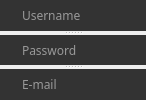
                  <widget class="QSplitter" name="splitter_4">
                   <property name="orientation">
                    <enum>Qt::Vertical</enum>
                   </property>
                   <widget class="QLineEdit" name="uBox_2">
                    <property name="palette">
                     <palette>
                      <active>
                       <colorrole role="WindowText">
                        <brush brushstyle="SolidPattern">
                         <color alpha="255">
                          <red>254</red>
                          <green>254</green>
                          <blue>254</blue>
                         </color>
                        </brush>
                       </colorrole>
                       <colorrole role="Button">
                        <brush brushstyle="SolidPattern">
                         <color alpha="255">
                          <red>51</red>
                          <green>51</green>
                          <blue>51</blue>
                         </color>
                        </brush>
                       </colorrole>
                       <colorrole role="Text">
                        <brush brushstyle="SolidPattern">
                         <color alpha="255">
                          <red>254</red>
                          <green>254</green>
                          <blue>254</blue>
                         </color>
                        </brush>
                       </colorrole>
                       <colorrole role="ButtonText">
                        <brush brushstyle="SolidPattern">
                         <color alpha="255">
                          <red>254</red>
                          <green>254</green>
                          <blue>254</blue>
                         </color>
                        </brush>
                       </colorrole>
                       <colorrole role="Base">
                        <brush brushstyle="SolidPattern">
                         <color alpha="255">
                          <red>51</red>
                          <green>51</green>
                          <blue>51</blue>
                         </color>
                        </brush>
                       </colorrole>
                       <colorrole role="Window">
                        <brush brushstyle="SolidPattern">
                         <color alpha="255">
                          <red>51</red>
                          <green>51</green>
                          <blue>51</blue>
                         </color>
                        </brush>
                       </colorrole>
                       <colorrole role="PlaceholderText">
                        <brush brushstyle="NoBrush">
                         <color alpha="128">
                          <red>254</red>
                          <green>254</green>
                          <blue>254</blue>
                         </color>
                        </brush>
                       </colorrole>
                      </active>
                      <inactive>
                       <colorrole role="WindowText">
                        <brush brushstyle="SolidPattern">
                         <color alpha="255">
                          <red>254</red>
                          <green>254</green>
                          <blue>254</blue>
                         </color>
                        </brush>
                       </colorrole>
                       <colorrole role="Button">
                        <brush brushstyle="SolidPattern">
                         <color alpha="255">
                          <red>51</red>
                          <green>51</green>
                          <blue>51</blue>
                         </color>
                        </brush>
                       </colorrole>
                       <colorrole role="Text">
                        <brush brushstyle="SolidPattern">
                         <color alpha="255">
                          <red>254</red>
                          <green>254</green>
                          <blue>254</blue>
                         </color>
                        </brush>
                       </colorrole>
                       <colorrole role="ButtonText">
                        <brush brushstyle="SolidPattern">
                         <color alpha="255">
                          <red>254</red>
                          <green>254</green>
                          <blue>254</blue>
                         </color>
                        </brush>
                       </colorrole>
                       <colorrole role="Base">
                        <brush brushstyle="SolidPattern">
                         <color alpha="255">
                          <red>51</red>
                          <green>51</green>
                          <blue>51</blue>
                         </color>
                        </brush>
                       </colorrole>
                       <colorrole role="Window">
                        <brush brushstyle="SolidPattern">
                         <color alpha="255">
                          <red>51</red>
                          <green>51</green>
                          <blue>51</blue>
                         </color>
                        </brush>
                       </colorrole>
                       <colorrole role="PlaceholderText">
                        <brush brushstyle="NoBrush">
                         <color alpha="128">
                          <red>254</red>
                          <green>254</green>
                          <blue>254</blue>
                         </color>
                        </brush>
                       </colorrole>
                      </inactive>
                      <disabled>
                       <colorrole role="WindowText">
                        <brush brushstyle="SolidPattern">
                         <color alpha="255">
                          <red>254</red>
                          <green>254</green>
                          <blue>254</blue>
                         </color>
                        </brush>
                       </colorrole>
                       <colorrole role="Button">
                        <brush brushstyle="SolidPattern">
                         <color alpha="255">
                          <red>51</red>
                          <green>51</green>
                          <blue>51</blue>
                         </color>
                        </brush>
                       </colorrole>
                       <colorrole role="Text">
                        <brush brushstyle="SolidPattern">
                         <color alpha="255">
                          <red>254</red>
                          <green>254</green>
                          <blue>254</blue>
                         </color>
                        </brush>
                       </colorrole>
                       <colorrole role="ButtonText">
                        <brush brushstyle="SolidPattern">
                         <color alpha="255">
                          <red>254</red>
                          <green>254</green>
                          <blue>254</blue>
                         </color>
                        </brush>
                       </colorrole>
                       <colorrole role="Base">
                        <brush brushstyle="SolidPattern">
                         <color alpha="255">
                          <red>51</red>
                          <green>51</green>
                          <blue>51</blue>
                         </color>
                        </brush>
                       </colorrole>
                       <colorrole role="Window">
                        <brush brushstyle="SolidPattern">
                         <color alpha="255">
                          <red>51</red>
                          <green>51</green>
                          <blue>51</blue>
                         </color>
                        </brush>
                       </colorrole>
                       <colorrole role="PlaceholderText">
                        <brush brushstyle="NoBrush">
                         <color alpha="128">
                          <red>254</red>
                          <green>254</green>
                          <blue>254</blue>
                         </color>
                        </brush>
                       </colorrole>
                      </disabled>
                     </palette>
                    </property>
                    <property name="font">
                     <font>
                      <family>Quicksand SemiBold</family>
                      <kerning>true</kerning>
                     </font>
                    </property>
                    <property name="layoutDirection">
                     <enum>Qt::LeftToRight</enum>
                    </property>
                    <property name="styleSheet">
                     <string notr="true">padding-left: 20px;
padding-right: 20px;
border-radius: 20px;
background: #333;
color: #fefefe;</string>
                    </property>
                    <property name="text">
                     <string/>
                    </property>
                    <property name="frame">
                     <bool>false</bool>
                    </property>
                    <property name="cursorPosition">
                     <number>0</number>
                    </property>
                    <property name="placeholderText">
                     <string>Username</string>
                    </property>
                   </widget>
                   <widget class="QLineEdit" name="pBox_2">
                    <property name="palette">
                     <palette>
                      <active>
                       <colorrole role="WindowText">
                        <brush brushstyle="SolidPattern">
                         <color alpha="255">
                          <red>254</red>
                          <green>254</green>
                          <blue>254</blue>
                         </color>
                        </brush>
                       </colorrole>
                       <colorrole role="Button">
                        <brush brushstyle="SolidPattern">
                         <color alpha="255">
                          <red>51</red>
                          <green>51</green>
                          <blue>51</blue>
                         </color>
                        </brush>
                       </colorrole>
                       <colorrole role="Text">
                        <brush brushstyle="SolidPattern">
                         <color alpha="255">
                          <red>254</red>
                          <green>254</green>
                          <blue>254</blue>
                         </color>
                        </brush>
                       </colorrole>
                       <colorrole role="ButtonText">
                        <brush brushstyle="SolidPattern">
                         <color alpha="255">
                          <red>254</red>
                          <green>254</green>
                          <blue>254</blue>
                         </color>
                        </brush>
                       </colorrole>
                       <colorrole role="Base">
                        <brush brushstyle="SolidPattern">
                         <color alpha="255">
                          <red>51</red>
                          <green>51</green>
                          <blue>51</blue>
                         </color>
                        </brush>
                       </colorrole>
                       <colorrole role="Window">
                        <brush brushstyle="SolidPattern">
                         <color alpha="255">
                          <red>51</red>
                          <green>51</green>
                          <blue>51</blue>
                         </color>
                        </brush>
                       </colorrole>
                       <colorrole role="PlaceholderText">
                        <brush brushstyle="NoBrush">
                         <color alpha="128">
                          <red>254</red>
                          <green>254</green>
                          <blue>254</blue>
                         </color>
                        </brush>
                       </colorrole>
                      </active>
                      <inactive>
                       <colorrole role="WindowText">
                        <brush brushstyle="SolidPattern">
                         <color alpha="255">
                          <red>254</red>
                          <green>254</green>
                          <blue>254</blue>
                         </color>
                        </brush>
                       </colorrole>
                       <colorrole role="Button">
                        <brush brushstyle="SolidPattern">
                         <color alpha="255">
                          <red>51</red>
                          <green>51</green>
                          <blue>51</blue>
                         </color>
                        </brush>
                       </colorrole>
                       <colorrole role="Text">
                        <brush brushstyle="SolidPattern">
                         <color alpha="255">
                          <red>254</red>
                          <green>254</green>
                          <blue>254</blue>
                         </color>
                        </brush>
                       </colorrole>
                       <colorrole role="ButtonText">
                        <brush brushstyle="SolidPattern">
                         <color alpha="255">
                          <red>254</red>
                          <green>254</green>
                          <blue>254</blue>
                         </color>
                        </brush>
                       </colorrole>
                       <colorrole role="Base">
                        <brush brushstyle="SolidPattern">
                         <color alpha="255">
                          <red>51</red>
                          <green>51</green>
                          <blue>51</blue>
                         </color>
                        </brush>
                       </colorrole>
                       <colorrole role="Window">
                        <brush brushstyle="SolidPattern">
                         <color alpha="255">
                          <red>51</red>
                          <green>51</green>
                          <blue>51</blue>
                         </color>
                        </brush>
                       </colorrole>
                       <colorrole role="PlaceholderText">
                        <brush brushstyle="NoBrush">
                         <color alpha="128">
                          <red>254</red>
                          <green>254</green>
                          <blue>254</blue>
                         </color>
                        </brush>
                       </colorrole>
                      </inactive>
                      <disabled>
                       <colorrole role="WindowText">
                        <brush brushstyle="SolidPattern">
                         <color alpha="255">
                          <red>254</red>
                          <green>254</green>
                          <blue>254</blue>
                         </color>
                        </brush>
                       </colorrole>
                       <colorrole role="Button">
                        <brush brushstyle="SolidPattern">
                         <color alpha="255">
                          <red>51</red>
                          <green>51</green>
                          <blue>51</blue>
                         </color>
                        </brush>
                       </colorrole>
                       <colorrole role="Text">
                        <brush brushstyle="SolidPattern">
                         <color alpha="255">
                          <red>254</red>
                          <green>254</green>
                          <blue>254</blue>
                         </color>
                        </brush>
                       </colorrole>
                       <colorrole role="ButtonText">
                        <brush brushstyle="SolidPattern">
                         <color alpha="255">
                          <red>254</red>
                          <green>254</green>
                          <blue>254</blue>
                         </color>
                        </brush>
                       </colorrole>
                       <colorrole role="Base">
                        <brush brushstyle="SolidPattern">
                         <color alpha="255">
                          <red>51</red>
                          <green>51</green>
                          <blue>51</blue>
                         </color>
                        </brush>
                       </colorrole>
                       <colorrole role="Window">
                        <brush brushstyle="SolidPattern">
                         <color alpha="255">
                          <red>51</red>
                          <green>51</green>
                          <blue>51</blue>
                         </color>
                        </brush>
                       </colorrole>
                       <colorrole role="PlaceholderText">
                        <brush brushstyle="NoBrush">
                         <color alpha="128">
                          <red>254</red>
                          <green>254</green>
                          <blue>254</blue>
                         </color>
                        </brush>
                       </colorrole>
                      </disabled>
                     </palette>
                    </property>
                    <property name="font">
                     <font>
                      <family>Quicksand SemiBold</family>
                      <kerning>true</kerning>
                     </font>
                    </property>
                    <property name="layoutDirection">
                     <enum>Qt::LeftToRight</enum>
                    </property>
                    <property name="styleSheet">
                     <string notr="true">padding-left: 20px;
padding-right: 20px;
border-radius: 20px;
background: #333;
color: #fefefe;</string>
                    </property>
                    <property name="inputMethodHints">
                     <set>Qt::ImhNone</set>
                    </property>
                    <property name="inputMask">
                     <string/>
                    </property>
                    <property name="text">
                     <string/>
                    </property>
                    <property name="frame">
                     <bool>false</bool>
                    </property>
                    <property name="cursorPosition">
                     <number>0</number>
                    </property>
                    <property name="placeholderText">
                     <string>Password</string>
                    </property>
                   </widget>
                   <widget class="QLineEdit" name="eBox_2">
                    <property name="palette">
                     <palette>
                      <active>
                       <colorrole role="WindowText">
                        <brush brushstyle="SolidPattern">
                         <color alpha="255">
                          <red>254</red>
                          <green>254</green>
                          <blue>254</blue>
                         </color>
                        </brush>
                       </colorrole>
                       <colorrole role="Button">
                        <brush brushstyle="SolidPattern">
                         <color alpha="255">
                          <red>51</red>
                          <green>51</green>
                          <blue>51</blue>
                         </color>
                        </brush>
                       </colorrole>
                       <colorrole role="Text">
                        <brush brushstyle="SolidPattern">
                         <color alpha="255">
                          <red>254</red>
                          <green>254</green>
                          <blue>254</blue>
                         </color>
                        </brush>
                       </colorrole>
                       <colorrole role="ButtonText">
                        <brush brushstyle="SolidPattern">
                         <color alpha="255">
                          <red>254</red>
                          <green>254</green>
                          <blue>254</blue>
                         </color>
                        </brush>
                       </colorrole>
                       <colorrole role="Base">
                        <brush brushstyle="SolidPattern">
                         <color alpha="255">
                          <red>51</red>
                          <green>51</green>
                          <blue>51</blue>
                         </color>
                        </brush>
                       </colorrole>
                       <colorrole role="Window">
                        <brush brushstyle="SolidPattern">
                         <color alpha="255">
                          <red>51</red>
                          <green>51</green>
                          <blue>51</blue>
                         </color>
                        </brush>
                       </colorrole>
                       <colorrole role="PlaceholderText">
                        <brush brushstyle="NoBrush">
                         <color alpha="128">
                          <red>254</red>
                          <green>254</green>
                          <blue>254</blue>
                         </color>
                        </brush>
                       </colorrole>
                      </active>
                      <inactive>
                       <colorrole role="WindowText">
                        <brush brushstyle="SolidPattern">
                         <color alpha="255">
                          <red>254</red>
                          <green>254</green>
                          <blue>254</blue>
                         </color>
                        </brush>
                       </colorrole>
                       <colorrole role="Button">
                        <brush brushstyle="SolidPattern">
                         <color alpha="255">
                          <red>51</red>
                          <green>51</green>
                          <blue>51</blue>
                         </color>
                        </brush>
                       </colorrole>
                       <colorrole role="Text">
                        <brush brushstyle="SolidPattern">
                         <color alpha="255">
                          <red>254</red>
                          <green>254</green>
                          <blue>254</blue>
                         </color>
                        </brush>
                       </colorrole>
                       <colorrole role="ButtonText">
                        <brush brushstyle="SolidPattern">
                         <color alpha="255">
                          <red>254</red>
                          <green>254</green>
                          <blue>254</blue>
                         </color>
                        </brush>
                       </colorrole>
                       <colorrole role="Base">
                        <brush brushstyle="SolidPattern">
                         <color alpha="255">
                          <red>51</red>
                          <green>51</green>
                          <blue>51</blue>
                         </color>
                        </brush>
                       </colorrole>
                       <colorrole role="Window">
                        <brush brushstyle="SolidPattern">
                         <color alpha="255">
                          <red>51</red>
                          <green>51</green>
                          <blue>51</blue>
                         </color>
                        </brush>
                       </colorrole>
                       <colorrole role="PlaceholderText">
                        <brush brushstyle="NoBrush">
                         <color alpha="128">
                          <red>254</red>
                          <green>254</green>
                          <blue>254</blue>
                         </color>
                        </brush>
                       </colorrole>
                      </inactive>
                      <disabled>
                       <colorrole role="WindowText">
                        <brush brushstyle="SolidPattern">
                         <color alpha="255">
                          <red>254</red>
                          <green>254</green>
                          <blue>254</blue>
                         </color>
                        </brush>
                       </colorrole>
                       <colorrole role="Button">
                        <brush brushstyle="SolidPattern">
                         <color alpha="255">
                          <red>51</red>
                          <green>51</green>
                          <blue>51</blue>
                         </color>
                        </brush>
                       </colorrole>
                       <colorrole role="Text">
                        <brush brushstyle="SolidPattern">
                         <color alpha="255">
                          <red>254</red>
                          <green>254</green>
                          <blue>254</blue>
                         </color>
                        </brush>
                       </colorrole>
                       <colorrole role="ButtonText">
                        <brush brushstyle="SolidPattern">
                         <color alpha="255">
                          <red>254</red>
                          <green>254</green>
                          <blue>254</blue>
                         </color>
                        </brush>
                       </colorrole>
                       <colorrole role="Base">
                        <brush brushstyle="SolidPattern">
                         <color alpha="255">
                          <red>51</red>
                          <green>51</green>
                          <blue>51</blue>
                         </color>
                        </brush>
                       </colorrole>
                       <colorrole role="Window">
                        <brush brushstyle="SolidPattern">
                         <color alpha="255">
                          <red>51</red>
                          <green>51</green>
                          <blue>51</blue>
                         </color>
                        </brush>
                       </colorrole>
                       <colorrole role="PlaceholderText">
                        <brush brushstyle="NoBrush">
                         <color alpha="128">
                          <red>254</red>
                          <green>254</green>
                          <blue>254</blue>
                         </color>
                        </brush>
                       </colorrole>
                      </disabled>
                     </palette>
                    </property>
                    <property name="font">
                     <font>
                      <family>Quicksand SemiBold</family>
                      <kerning>true</kerning>
                     </font>
                    </property>
                    <property name="layoutDirection">
                     <enum>Qt::LeftToRight</enum>
                    </property>
                    <property name="styleSheet">
                     <string notr="true">padding-left: 20px;
padding-right: 20px;
border-radius: 20px;
background: #333;
color: #fefefe;</string>
                    </property>
                    <property name="inputMethodHints">
                     <set>Qt::ImhNone</set>
                    </property>
                    <property name="inputMask">
                     <string/>
                    </property>
                    <property name="text">
                     <string/>
                    </property>
                    <property name="frame">
                     <bool>false</bool>
                    </property>
                    <property name="cursorPosition">
                     <number>0</number>
                    </property>
                    <property name="placeholderText">
                     <string>E-mail</string>
                    </property>
                   </widget>
                  </widget>
